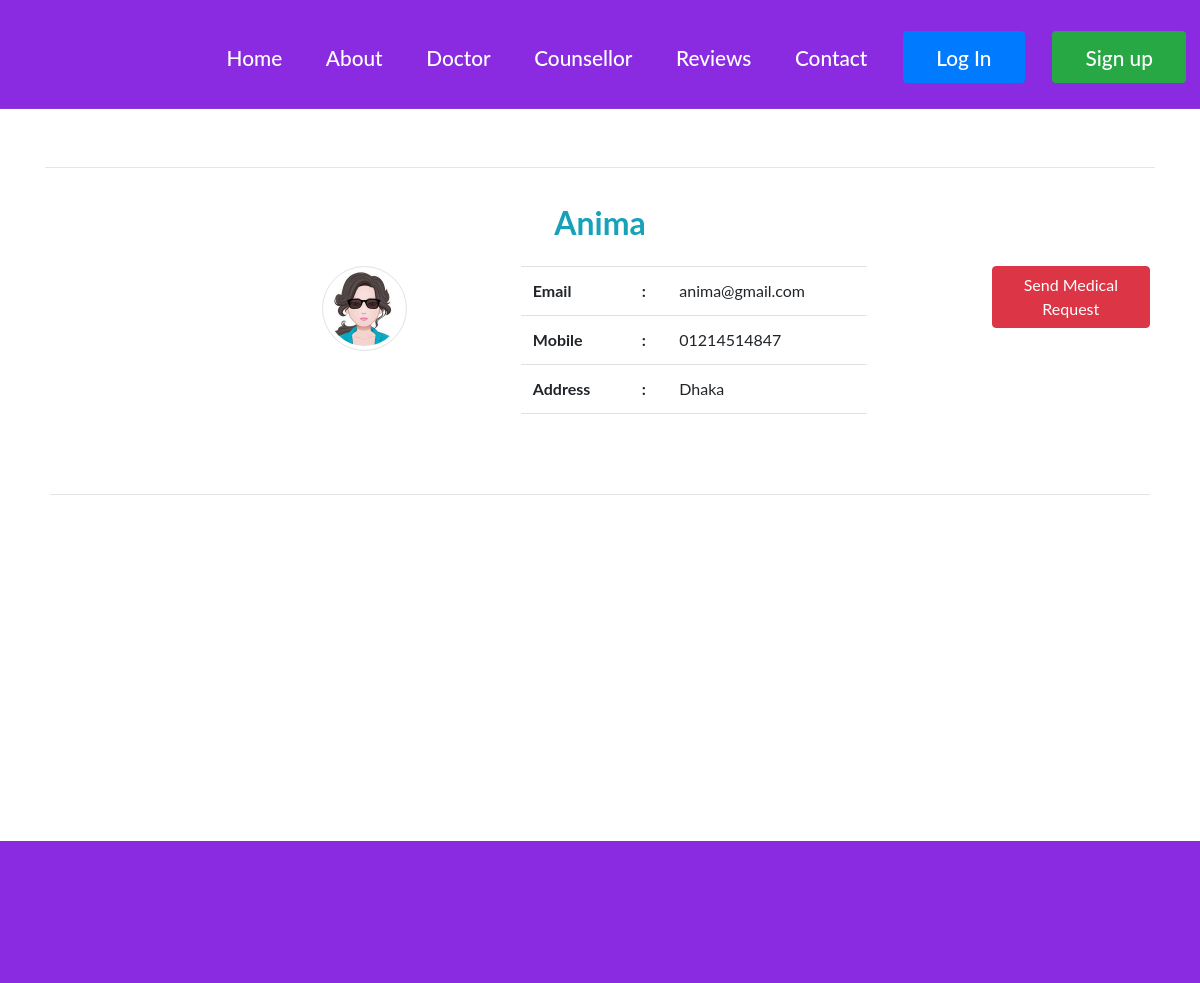
/web-doctor.php, run on the app's committed database.
### tables this page shows
CREATE TABLE `user` (
  `id` bigint(20) NOT NULL,
  `name` varchar(50) NOT NULL,
  `email` varchar(100) NOT NULL,
  `mobile` varchar(21) NOT NULL,
  `address` text NOT NULL,
  `nid` varchar(50) NOT NULL,
  `password` varchar(32) NOT NULL,
  `photo` varchar(100) DEFAULT NULL,
  `joining_date` varchar(50) DEFAULT NULL,
  `role_id` int(11) NOT NULL,
  `slug` varchar(255) NOT NULL
);

### web-doctor.php (the view, shortened to what this page needs)
<?php
    require_once('functions/function.php');
    $select="SELECT * FROM user WHERE role_id='2' ORDER BY id DESC";
    $Q=mysqli_query($con,$select);
?>
<!DOCTYPE html>
<html lang="">
    <head>
        <link rel="stylesheet" href="websites-assets/css/all.min.css">
        <link rel="stylesheet" href="websites-assets/css/all.css">
        <link rel="stylesheet" href="websites-assets/css/bootstrap.min.css">
        <link rel="stylesheet" href="websites-assets/css/style.css">
    </head>
    <body>
        <div class="">
            <div class="container">
                <div class="top-nav">
                    <nav class="navbar fixed-top navbar-expand-md navbar-primary header-top">
                    <div class="collapse navbar-collapse" id="menus">
                        <ul class="navbar-nav ml-auto">
                            <li class="nav-item"><a href="index.php" class="nav-link"> Home</a></li>
                            <li class="nav-item"><a href="index.php#section-2" class="nav-link"> About</a></li>
                            <li class="nav-item"><a href="web-doctor.php" class="nav-link"> Doctor</a></li>
                            <li class="nav-item"><a href="web-counsellor.php" class="nav-link"> Counsellor</a></li>
                            <li class="nav-item"><a href="web-review.php" class="nav-link"> Reviews</a></li>
                            <li class="nav-item"><a href="index.php#section-5" class="nav-link"> Contact</a></li>
                            <li class="nav-item"><a class="btn btn-primary btn-lg txt" href="login.php" class="nav-link"> Log In</a></li>
                            <li class="nav-item"><a class="btn btn-success btn-lg txt" href="sign-up.php" class="nav-link"> Sign up</a></li>
                        </ul>
                    </div>
                </nav>
                </div>
            </div>
        </div>
        <div class="container recommendation_container">
                <hr>
                <div class="row">
                <div class="card-body">
                    <?php
                        foreach($Q as $data){
                    ?>
                    <div class="row">
                        <div class="col-md-12">
                            <h2 class="text-center recommendation_spot_title text-info"><b><?= $data['name'] ?></b></h2>
                        </div>
                    </div>
                    <br>
                    <div class="row">
                        <div class="col-md-2">
                        </div>
                        <div class="col-md-3">
                        <?php
                            if($data['photo']!=''){
                        ?>
                            <img src="uploads/<?=$data['photo']?>" alt="User photo" class="rounded-circle img-fluid mx-auto d-block profile-img img-thumbnail" height="85px" width="85px">
                        <?php
                            }else{
                        ?>
                            <img src="assets/img/avatar.jpg" alt="User photo" class="rounded-circle img-fluid mx-auto d-block profile-img img-thumbnail" height="85px" width="85px">
                        <?php
                        }
                        ?>
                        </div>
                        <div class="col-md-4">
                            <table class="table">
                                <tr>
                                    <td><b>Email </b></td>
                                    <td><b>:</b></td>
                                    <td><?= $data['email'] ?></td>
                                </tr>
                                <tr>
                                    <td><b>Mobile </b></td>
                                    <td><b>:</b></td>
                                    <td><?= $data['mobile'] ?></td>
                                </tr>
                                <tr>
                                    <td><b>Address </td>
                                    <td><b>:</b></td>
                                    <td><?= $data['address'] ?></td>
                                </tr>
                                <tr>
                                    <td></td>
                                    <td></td>
                                    <td></td>
                                </tr>
                            </table>
                        </div>
                        <div class="col-md-1">
                        </div>
                        <div class="col-md-2">
                            <a href="service-request.php?s=<?= $data['id'] ?>" class="btn btn-danger text-white text-center">Send Medical Request</a>
                        </div>
                    </div>
                    <br>
                    <hr class="recommendation_hr">
                    <?php
                    }
                    ?>
                </div>
                </div>
        </div>
        <div class="fotter">
            <div class="container">
                <div class="fotter-grids">
                <div class="col-md-4 fotter-middle">
                    <div class="col-md-4 fotter-right" style="padding-left:10px">
                        <br/>
                    </div>
                    <div class="social-icons">
                        <a href="#"><span class="facebook"> </span></a>
                        <a href="#"><span class="twitter"> </span></a>
                        <a href="#"><span class="googleplus"> </span></a>
                        <a href="#"><span class="pinterest"> </span></a>
                        <a href="#"><span class="instagram"> </span></a>
                    </div>
                    <div class="clearfix"></div>
                </div>
                </div>
            </div>
        </div>
        <div class="copyright text-right">
        </div>
    </body>
</html>

### websites-assets/css/style.css (style rules this page uses)
.txt { color: white!important; }
body { margin:0; padding:0; font-family: 'Lato', sans-serif; -webkit-appearance:none; }
body a { transition:0.5s all; -webkit-transition:0.5s all; -moz-transition:0.5s all; -o-transition:0.5s all; -ms-transition:0.5s all; }
h1,h2,h3,h4,h5,h6 { margin:0; }
ul { margin:0; padding:0; }
.header-top { background:blueviolet; min-height:32px; padding:1.5em 0; position: fixed; z-index: 9999; clear: both; border-bottom:1px solid rgba(128, 128, 128, 0.17); }
.top-nav ul { float:left; margin:0.4em 0 0 0; }
.top-nav ul li { display:inline-block; margin: 0 0.8em; }
.top-nav ul li a { color:white; text-decoration:none; padding:0.5em 1.6em; display:block; border:1px solid blueviolet; font-size:1.3em; font-weight:500; }
.fotter { background:blueviolet; height:121px; margin-top:11px; }
.social-icons { margin-top:3.5em; }
.social-icons a span { width:44px; height:39px; background:url('../images/social-icons.png') no-repeat 0px 0px; display:inline-block; margin: 0 0.5em; }
.social-icons a span.facebook { background-position: 0px 0px; }
.social-icons a span.twitter { background-position:-63px 0px; }
.social-icons a span.googleplus { background-position:-127px 0px; }
.social-icons a span.pinterest { background-position: -190px 0px; }
.social-icons a span.instagram { background-position:-254px 0px }
.social-icons { float:right; }
.copyright { background: blueviolet; height:21px; }
.recommendation_container { margin-top: 167px; margin-bottom: 310px; }
.recommendation_spot_title { color:green; }
.recommendation_hr { font-weight: 2000; }

### data on the page
user: name "Anima", photo (picture), email "anima@gmail.com", mobile "01214514847", address "Dhaka"
